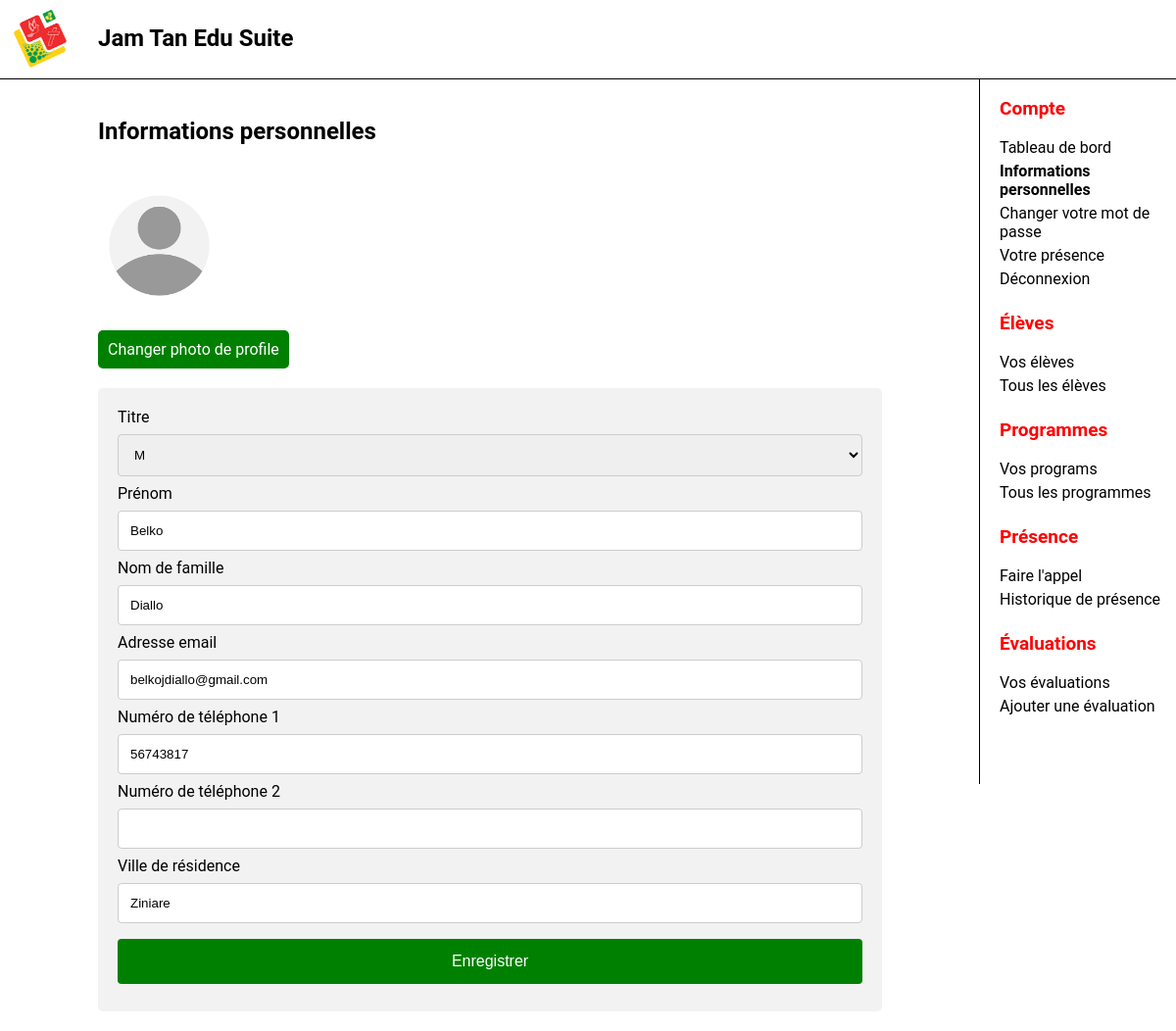
Screenshot of /views/PersonalDetails.php (signed in) with the database file from the repository.
### tables this page shows
CREATE TABLE Staff (
StaffID INTEGER NOT NULL PRIMARY KEY AUTO_INCREMENT,
StaffFirstName VARCHAR(60) NOT NULL,
StaffLastName VARCHAR(60) NOT NULL,
StaffTitle ENUM("Mr", "Mrs", "Ms") NOT NULL,
Town VARCHAR(100) NOT NULL,
StaffContact1 VARCHAR(8) NOT NULL,
StaffContact2 VARCHAR(8),
Email VARCHAR(255),
StaffPicture VARCHAR(255) NOT NULL DEFAULT "default.jpg",
StaffPassword VARCHAR(255) NOT NULL,
StaffAccessLevel ENUM("Teacher", "Administrator")
);

### locales/Translate.php (called while the page is built, shortened)
<?php
class Translate{
    private $Language;
    public function __construct(Language $Language)
    {
        $this->Language = $Language;
    }
    public function Translate(?string $word = null)
    {
        $word = $word ?? '';
        if ($word == ''){
            return $word;
        }
        else {
            return $this->Language->GetEquivalent($word);
        }
    }
}
?>

### locales/French.php (called while the page is built)
<?php
class French implements Language {
    public function GetEquivalent($word): string {
        $dictionary = [
            "January" => "Janvier",
            "February" => "Février",
            "March" => "Mars",
            "April" => "Avril",
            "May" => "Mai",
            "June" => "Juin",
            "July" => "Juillet",
            "August" => "Août",
            "September" => "Septembre",
            "October" => "Octobre",
            "November" => "Novembre",
            "December"=> "Décembre",
            "Mr" => "M",
            "Mrs" => "Mme",
            "Ms" => "Mlle",
            "Pass" => "Réussite",
            "Fail" => "Échec",
            "Present" => "Présent",
            "Absent" => "Absent",
            "Exam" => "Examen",
            "Assignment" => "Devoir",
            "Open book Exam" => "Examen à livre ouvert",
        ];
        return $dictionary[$word] ?? $word;
    }
}
?>

### views/PersonalDetails.php (the view, shortened to what this page needs)
<?php
require("../controllers/db.php");
require_once("../locales/French.php");
require_once("../locales/Translate.php");
$French = new Translate (new French);
$AccountID = $_SESSION['AccountID'];
$SearchAccount = $conn->prepare("SELECT *
FROM Staff WHERE StaffID = ?");
$SearchAccount->execute([$AccountID]);
$Account = $SearchAccount->fetch(PDO::FETCH_ASSOC);
?>
<!DOCTYPE html>
<html lang="en">
<head>
    <link rel="stylesheet" href="css/form.css">
    <link rel="stylesheet" href="css/ProfilePicture.css">
    <link rel="stylesheet" href="css/AddBtn.css">
</head>
<body>
    <div id="main">
        <h2>Informations personnelles</h2>
        <img class="profile-picture" id="profile-picture" src="../StaffImages/<?= htmlspecialchars($Account["StaffPicture"]);?>" onerror="this.onerror=null; this.src='../StaffImages/default.jpg';">
        <div class="add-btn-container">
            <a href="UploadProfilePicture.php" class="add-btn">Changer photo de profile</a>
        </div>
        <div class="form-container">
            <form action="" method="POST">
                <label for="Title">Titre</label>
                <select name="Title">
                    <option value="<?= $Account["StaffTitle"]; ?>" hidden><?= $French->Translate($Account["StaffTitle"]);?></option>
                </select>
                <label for="FirstName">Prénom</label>
                <input type="text" name="FirstName" value="<?= htmlspecialchars($Account["StaffFirstName"]);?>">
                <label for="LastName">Nom de famille</label>
                <input type="text" name="LastName" value="<?= htmlspecialchars($Account["StaffLastName"]);?>">
                <label for="Email">Adresse email</label>
                <input type="text" name="Email" value="<?= htmlspecialchars($Account["Email"]);?>">
                <label for="PhoneNumber1">Numéro de téléphone 1</label>
                <input type="text" name="PhoneNumber1" value="<?= htmlspecialchars($Account["StaffContact1"]);?>">
                <label for="PhoneNumber2">Numéro de téléphone 2</label>
                <input type="text" name="PhoneNumber2" value="<?= htmlspecialchars($Account["StaffContact2"]);?>">
                <label for="Town">Ville de résidence</label>
                <input type="text" name="Town" value="<?= htmlspecialchars($Account["Town"]);?>">
                <input type="submit" value="Enregistrer">
            </form>
        </div>
    </div>
</body>
</html>

### nav/nav.css (style rules this page uses)
html, body { margin: 0; padding: 0; font-family: 'Roboto', sans-serif; }
#logo { height: 70px; position: fixed; }
#topbar { top: 0; z-index: 1; width: 100vw; height: 70px; position: fixed; background-color: white; display: flex; border-bottom: thin solid; padding: 5px; }
#app_title { position: fixed; margin-left: 95px; display: block; }
#main { padding-top: 100px; margin-right: 300px; margin-left: 100px; }
#sidebar_menu { position: fixed; width: 200px; padding-top: 80px; border-left:solid black; border-width: thin; height: calc(100vh - 80px); overflow-y: auto; right: 0px; }
#sidebar_menu a { text-decoration: none; font-size: 16px; padding-bottom: 5px; color: black; display: block; padding-left: 20px; }
#sidebar_menu p { color: red; font-weight: bold; font-size: 19px; padding-left: 20px; }
h2 { padding-bottom: 20px; }
#topbar { visibility: visible; }
#sidebar_menu { display: block; }

### views/css/form.css (style rules this page uses)
.form-container { padding-bottom: 20px; }
form { border-radius: 5px; background-color: #f2f2f2; padding: 20px; }
label { display: block; }
input { width: 100%; padding: 12px; margin: 8px 0; display: inline-block; border: 1px solid #ccc; border-radius: 4px; box-sizing: border-box; }
select { width: 100%; padding: 12px; margin: 8px 0; display: inline-block; border: 1px solid #ccc; border-radius: 4px; box-sizing: border-box; }
input[type=submit] { width: 100%; background-color: green; color: white; padding: 14px; margin: 8px 0; border: none; border-radius: 4px; cursor: pointer; font-size: 16px; }

### views/css/ProfilePicture.css (style rules this page uses)
.profile-picture { height: 125px; width: 125px; border-radius: 50%; object-fit: cover; object-position: center; margin-bottom: 20px; }

### views/css/AddBtn.css (style rules this page uses)
.add-btn-container { width: 100%; display: flex; margin-bottom: 20px; }
.add-btn { background-color: green; padding: 10px; text-decoration: none; color: white; display: block; text-align: center; border-radius: 5px; width: fit-content; right: 0; }

### views/PersonalDetails.php (style rules this page uses)
#s_personal_details { font-weight: bold; }

### rows the page displays
staff: StaffPicture (placeholder picture), Title "M", FirstName "Belko", LastName "Diallo", Email "belkojdiallo@gmail.com", PhoneNumber1 "56743817", Town "Ziniare"
